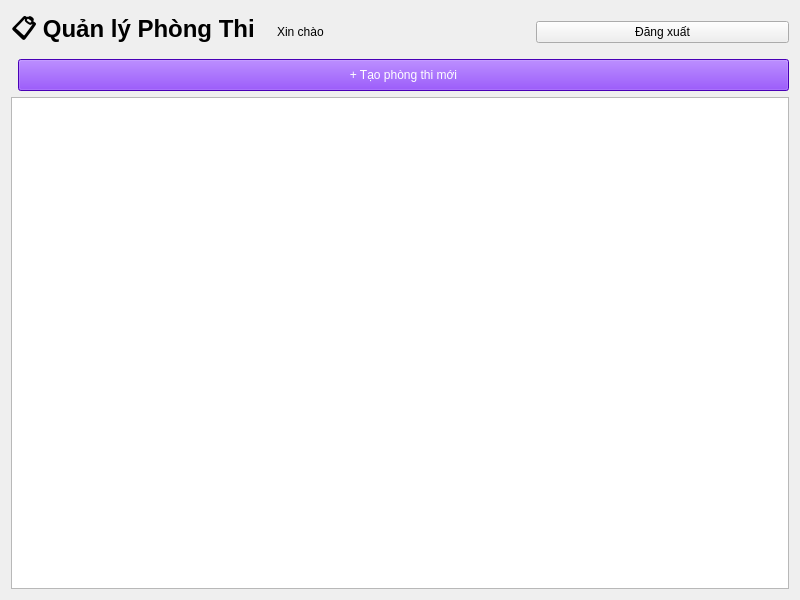
<?xml version="1.0" encoding="UTF-8"?>
<ui version="4.0">
 <class>ExamRoomManagement</class>
 <widget class="QWidget" name="ExamRoomManagement">
  <property name="geometry">
   <rect>
    <x>0</x>
    <y>0</y>
    <width>800</width>
    <height>600</height>
   </rect>
  </property>
  <property name="windowTitle">
   <string>Quản lý Phòng Thi</string>
  </property>
  <layout class="QVBoxLayout" name="verticalLayout">
   <item>
    <layout class="QHBoxLayout" name="headerLayout">
     <item>
      <widget class="QLabel" name="titleLabel">
       <property name="text">
        <string>📋 Quản lý Phòng Thi</string>
       </property>
       <property name="font">
        <font>
         <pointsize>18</pointsize>
         <weight>75</weight>
         <bold>true</bold>
        </font>
       </property>
      </widget>
     </item>
     <item>
      <spacer name="horizontalSpacer">
       <property name="orientation">
        <enum>Qt::Horizontal</enum>
       </property>
      </spacer>
     </item>
     <item>
      <widget class="QLabel" name="userNameLabel">
       <property name="text">
        <string>Xin chào</string>
       </property>
      </widget>
     </item>
     <item>
      <widget class="QPushButton" name="logoutButton">
       <property name="text">
        <string>Đăng xuất</string>
       </property>
       <property name="cursor">
        <cursorShape>PointingHandCursor</cursorShape>
       </property>
      </widget>
     </item>
    </layout>
   </item>
   <item>
    <layout class="QHBoxLayout" name="actionLayout">
     <item>
      <spacer name="horizontalSpacer2">
       <property name="orientation">
        <enum>Qt::Horizontal</enum>
       </property>
      </spacer>
     </item>
     <item>
      <widget class="QPushButton" name="createRoomButton">
       <property name="text">
        <string>+ Tạo phòng thi mới</string>
       </property>
       <property name="cursor">
        <cursorShape>PointingHandCursor</cursorShape>
       </property>
       <property name="styleSheet">
        <string>background-color: #6600FF; color: white; padding: 8px 16px;</string>
       </property>
      </widget>
     </item>
    </layout>
   </item>
   <item>
    <widget class="QTableWidget" name="roomTableWidget">
     <property name="cursor">
      <cursorShape>PointingHandCursor</cursorShape>
     </property>
     <property name="alternatingRowColors">
      <bool>true</bool>
     </property>
     <property name="selectionBehavior">
      <enum>QAbstractItemView::SelectRows</enum>
     </property>
    </widget>
   </item>
  </layout>
 </widget>
 <resources/>
 <connections/>
</ui>
